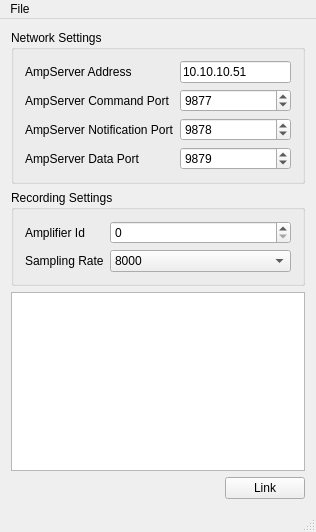
<?xml version="1.0" encoding="UTF-8"?>
<ui version="4.0">
 <class>EGIAmpWindow</class>
 <widget class="QMainWindow" name="EGIAmpWindow">
  <property name="geometry">
   <rect>
    <x>0</x>
    <y>0</y>
    <width>316</width>
    <height>532</height>
   </rect>
  </property>
  <property name="windowTitle">
   <string>EGI AmpServer Connector</string>
  </property>
  <widget class="QWidget" name="centralWidget">
   <layout class="QVBoxLayout" name="verticalLayout">
    <item>
     <widget class="QGroupBox" name="groupBox">
      <property name="title">
       <string>Network Settings</string>
      </property>
      <layout class="QFormLayout" name="formLayout">
       <item row="0" column="0">
        <widget class="QLabel" name="label_4">
         <property name="text">
          <string>AmpServer Address</string>
         </property>
        </widget>
       </item>
       <item row="0" column="1">
        <widget class="QLineEdit" name="serverAddress">
         <property name="text">
          <string>10.10.10.51</string>
         </property>
        </widget>
       </item>
       <item row="1" column="0">
        <widget class="QLabel" name="label_5">
         <property name="text">
          <string>AmpServer Command Port</string>
         </property>
        </widget>
       </item>
       <item row="1" column="1">
        <widget class="QSpinBox" name="commandPort">
         <property name="maximum">
          <number>65535</number>
         </property>
         <property name="value">
          <number>9877</number>
         </property>
        </widget>
       </item>
       <item row="2" column="0">
        <widget class="QLabel" name="label_6">
         <property name="text">
          <string>AmpServer Notification Port</string>
         </property>
        </widget>
       </item>
       <item row="2" column="1">
        <widget class="QSpinBox" name="notificationPort">
         <property name="maximum">
          <number>65535</number>
         </property>
         <property name="value">
          <number>9878</number>
         </property>
        </widget>
       </item>
       <item row="3" column="0">
        <widget class="QLabel" name="label_7">
         <property name="text">
          <string>AmpServer Data Port</string>
         </property>
        </widget>
       </item>
       <item row="3" column="1">
        <widget class="QSpinBox" name="dataPort">
         <property name="maximum">
          <number>65535</number>
         </property>
         <property name="value">
          <number>9879</number>
         </property>
        </widget>
       </item>
      </layout>
     </widget>
    </item>
    <item>
     <widget class="QGroupBox" name="groupBox_2">
      <property name="title">
       <string>Recording Settings</string>
      </property>
      <layout class="QFormLayout" name="formLayout_2">
       <item row="0" column="0">
        <widget class="QLabel" name="label_3">
         <property name="text">
          <string>Amplifier Id</string>
         </property>
        </widget>
       </item>
       <item row="0" column="1">
        <widget class="QSpinBox" name="amplifierId">
         <property name="minimum">
          <number>0</number>
         </property>
         <property name="maximum">
          <number>32</number>
         </property>
         <property name="value">
          <number>0</number>
         </property>
        </widget>
       </item>
       <item row="1" column="0">
        <widget class="QLabel" name="label_8">
         <property name="text">
          <string>Sampling Rate</string>
         </property>
        </widget>
       </item>
       <item row="1" column="1">
        <widget class="QComboBox" name="sampleRateComboBox">
         <item>
          <property name="text">
           <string>8000</string>
          </property>
         </item>
         <item>
          <property name="text">
           <string>4000</string>
          </property>
         </item>
         <item>
          <property name="text">
           <string>2000</string>
          </property>
         </item>
         <item>
          <property name="text">
           <string>1000</string>
          </property>
         </item>
         <item>
          <property name="text">
           <string>500</string>
          </property>
         </item>
        </widget>
       </item>
      </layout>
     </widget>
    </item>
    <item>
     <widget class="QPlainTextEdit" name="statusBox">
      <property name="readOnly">
       <bool>true</bool>
      </property>
     </widget>
    </item>
    <item>
     <layout class="QHBoxLayout" name="horizontalLayout">
      <item>
       <spacer name="horizontalSpacer">
        <property name="orientation">
         <enum>Qt::Horizontal</enum>
        </property>
        <property name="sizeHint" stdset="0">
         <size>
          <width>40</width>
          <height>20</height>
         </size>
        </property>
       </spacer>
      </item>
      <item>
       <widget class="QPushButton" name="linkButton">
        <property name="text">
         <string>Link</string>
        </property>
       </widget>
      </item>
     </layout>
    </item>
   </layout>
  </widget>
  <widget class="QMenuBar" name="menuBar">
   <property name="geometry">
    <rect>
     <x>0</x>
     <y>0</y>
     <width>316</width>
     <height>22</height>
    </rect>
   </property>
   <widget class="QMenu" name="menuFile">
    <property name="title">
     <string>File</string>
    </property>
    <addaction name="actionLoad_Configuration"/>
    <addaction name="actionSave_Configuration"/>
    <addaction name="separator"/>
    <addaction name="actionQuit"/>
   </widget>
   <addaction name="menuFile"/>
  </widget>
  <widget class="QStatusBar" name="statusBar"/>
  <action name="actionLoad_Configuration">
   <property name="text">
    <string>Load Configuration</string>
   </property>
  </action>
  <action name="actionSave_Configuration">
   <property name="text">
    <string>Save Configuration</string>
   </property>
   <property name="shortcut">
    <string>Ctrl+S</string>
   </property>
  </action>
  <action name="actionQuit">
   <property name="text">
    <string>Quit</string>
   </property>
   <property name="shortcut">
    <string>Ctrl+Q</string>
   </property>
  </action>
 </widget>
 <layoutdefault spacing="6" margin="11"/>
 <resources/>
 <connections/>
</ui>
